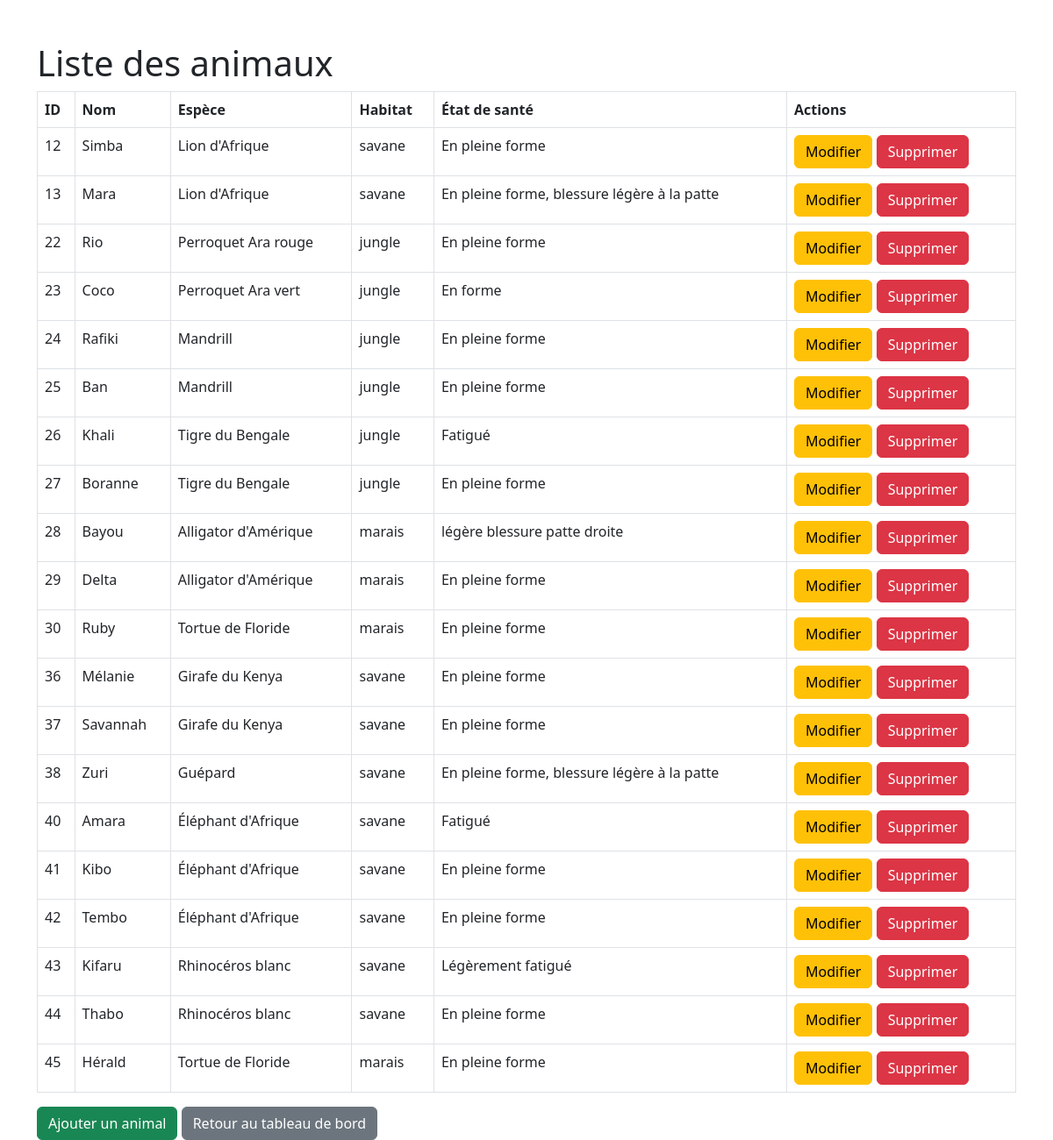
The page /manage_animals.php on the database its author committed.
### tables this page shows
CREATE TABLE `animals` (
  `id` int NOT NULL AUTO_INCREMENT,
  `name` varchar(255) NOT NULL,
  `race` varchar(255) NOT NULL,
  `habitat` varchar(255) NOT NULL,
  `health` varchar(255) NOT NULL,
  `food` varchar(255) NOT NULL,
  `food_quantity` float NOT NULL,
  `last_checkup` date NOT NULL,
  `image` varchar(255) DEFAULT NULL,
  `food_unit` varchar(10) DEFAULT NULL,
  PRIMARY KEY (`id`)
);

### manage_animals.php (the view, shortened to what this page needs)
<?php
require 'db.php';
$animals = $pdo->prepare("SELECT * FROM animals");
$animals->execute();
$animalList = $animals->fetchAll();
?>
<!DOCTYPE html>
<html lang="fr">
<head>
    <link href="https://cdn.jsdelivr.net/npm/bootstrap@5.3.0/dist/css/bootstrap.min.css" rel="stylesheet">
</head>
<body>
    <div class="container mt-5">
        <h1>Liste des animaux</h1>
        <table class="table table-bordered">
            <thead>
                <tr>
                    <th>ID</th>
                    <th>Nom</th>
                    <th>Espèce</th>
                    <th>Habitat</th>
                    <th>État de santé</th>
                    <th>Actions</th>
                </tr>
            </thead>
            <tbody>
                <?php foreach ($animalList as $animal): ?>
                <tr>
                    <td><?php echo $animal['id']; ?></td>
                    <td><?php echo $animal['name']; ?></td>
                    <td><?php echo $animal['race']; ?></td>
                    <td><?php echo $animal['habitat']; ?></td>
                    <td><?php echo $animal['health']; ?></td>
                    <td>
                        <a href="edit_animal.php?id=<?php echo $animal['id']; ?>" class="btn btn-warning">Modifier</a>
                        <form method="POST" action="" style="display:inline;">
                            <button type="submit" class="btn btn-danger">Supprimer</button>
                        </form>
                    </td>
                </tr>
                <?php endforeach; ?>
            </tbody>
        </table>
        <a href="add_animal.php" class="btn btn-success">Ajouter un animal</a>
        <a href="admin_dashboard.php" class="btn btn-secondary">Retour au tableau de bord</a>
    </div>
</body>
</html>

### rows shown on the page
animals: id "12", name "Simba", race "Lion d'Afrique", habitat "savane", health "En pleine forme"
animals: id "13", name "Mara", race "Lion d'Afrique", habitat "savane", health "En pleine forme, blessure légère à la patte"
animals: id "22", name "Rio", race "Perroquet Ara rouge", habitat "jungle", health "En pleine forme"
animals: id "23", name "Coco", race "Perroquet Ara vert", habitat "jungle", health "En forme"
animals: id "24", name "Rafiki", race "Mandrill", habitat "jungle", health "En pleine forme"
animals: id "25", name "Ban", race "Mandrill", habitat "jungle", health "En pleine forme"
animals: id "26", name "Khali", race "Tigre du Bengale", habitat "jungle", health "Fatigué"
animals: id "27", name "Boranne", race "Tigre du Bengale", habitat "jungle", health "En pleine forme"
animals: id "28", name "Bayou", race "Alligator d'Amérique", habitat "marais", health "légère blessure patte droite"
animals: id "29", name "Delta", race "Alligator d'Amérique", habitat "marais", health "En pleine forme"
animals: id "30", name "Ruby", race "Tortue de Floride", habitat "marais", health "En pleine forme"
animals: id "36", name "Mélanie", race "Girafe du Kenya", habitat "savane", health "En pleine forme"
animals: id "37", name "Savannah", race "Girafe du Kenya", habitat "savane", health "En pleine forme"
animals: id "38", name "Zuri", race "Guépard", habitat "savane", health "En pleine forme, blessure légère à la patte"
animals: id "40", name "Amara", race "Éléphant d'Afrique", habitat "savane", health "Fatigué"
animals: id "41", name "Kibo", race "Éléphant d'Afrique", habitat "savane", health "En pleine forme"
animals: id "42", name "Tembo", race "Éléphant d'Afrique", habitat "savane", health "En pleine forme"
animals: id "43", name "Kifaru", race "Rhinocéros blanc", habitat "savane", health "Légèrement fatigué"
animals: id "44", name "Thabo", race "Rhinocéros blanc", habitat "savane", health "En pleine forme"
animals: id "45", name "Hérald", race "Tortue de Floride", habitat "marais", health "En pleine forme"
